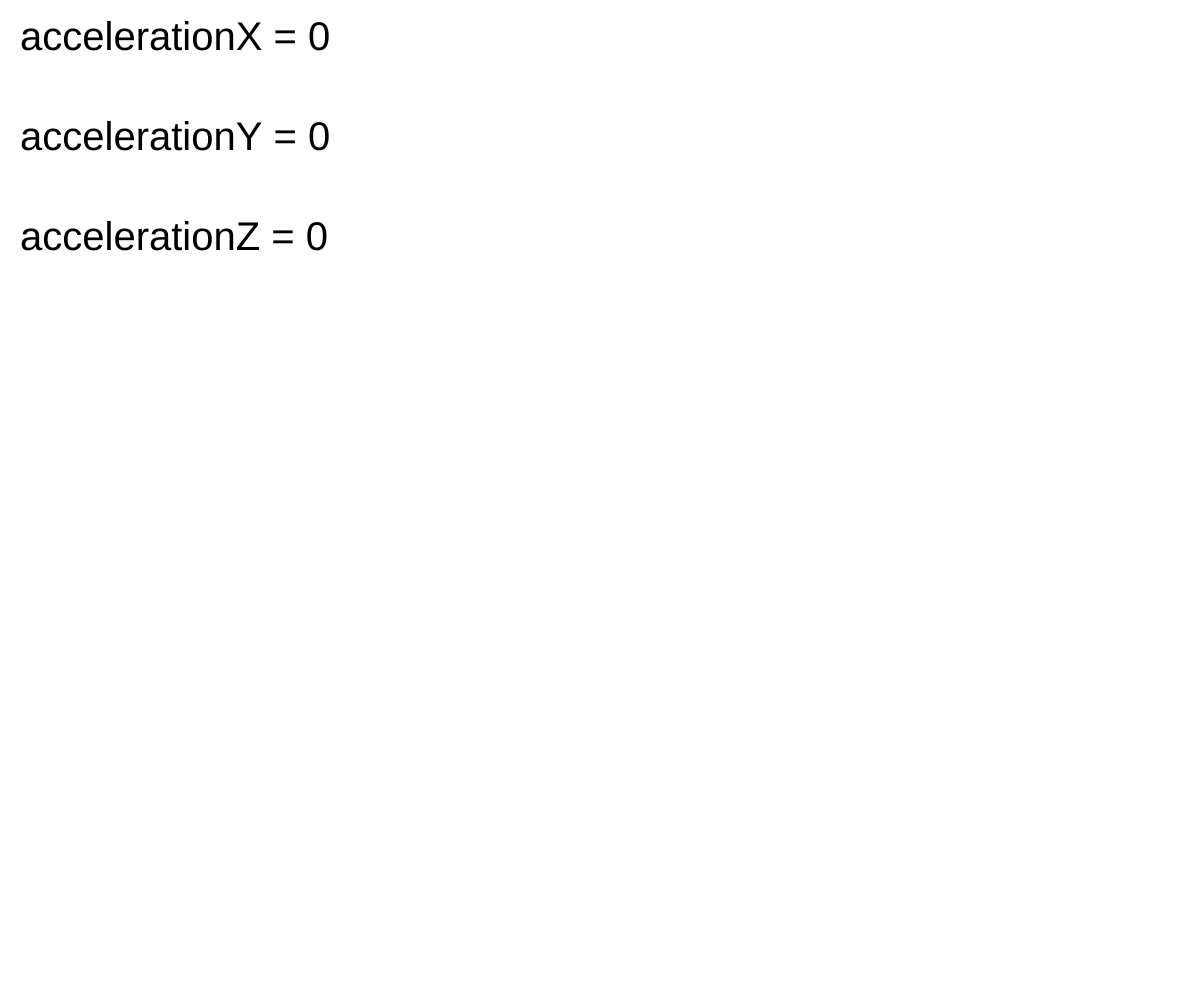
Frame 1 (no input)
Frame 60 (no input): identical to frame 1, image omitted
Frame 120 (the mouse pressed at the canvas centre since frame 60): identical to frame 1, image omitted

The p5.js sketch that drew this single still picture (run headless with seeded random() and noise() and a simulated clock; from frame 60 on, the mouse is pressed at the canvas centre):

// p5.js sketch
// ── sketch.js
function setup(){
  createCanvas(windowWidth, windowHeight);
  textSize(40);
}

function draw() {
  background(255);
  text("accelerationX = "+round(accelerationX), 20, 50);
  text("accelerationY = "+round(accelerationY), 20, 150);
  text("accelerationZ = "+round(accelerationZ), 20, 250);
}
